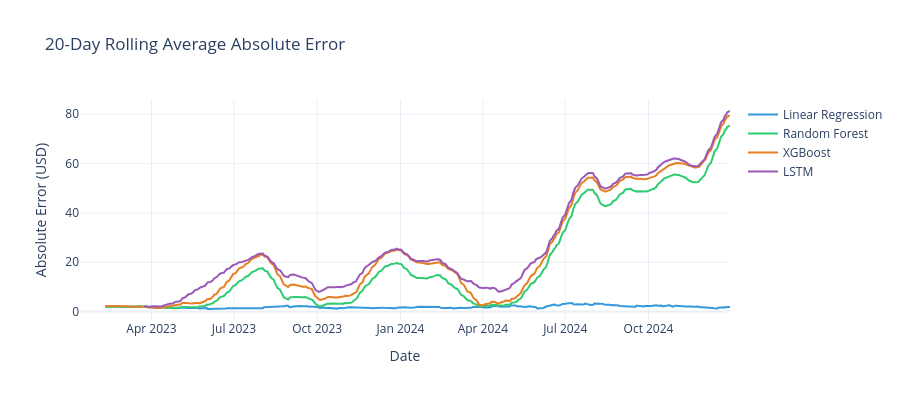

The notebook cell saved with this chart:
### Markdown cell above
## 4.5 Prediction Error Over Time

### Code cell
# Absolute error over time
fig = go.Figure()

for model_col, display_name in zip(model_names, display_names):
    if model_col in predictions.columns:
        mask = predictions[model_col].notna()
        abs_error = (predictions.loc[mask, 'Actual'] - predictions.loc[mask, model_col]).abs()
        # Rolling 20-day average for clarity
        rolling_error = abs_error.rolling(window=20).mean()
        fig.add_trace(go.Scatter(
            x=rolling_error.index, y=rolling_error,
            mode='lines', name=display_name,
            line=dict(color=colors_pred[model_col])
        ))

fig.update_layout(
    title='20-Day Rolling Average Absolute Error',
    xaxis_title='Date',
    yaxis_title='Absolute Error (USD)',
    template='plotly_white',
    height=400
)
fig.show()

### Figure 1 — Plotly figure (JSON) as saved in the notebook; plotly's stock layout.template omitted (floating-point values rounded to 4 significant figures; data arrays with more than 128 entries replaced by an {"elided": "..."} marker saying what was removed)
{"data": [{"line": {"color": "#3498db"}, "mode": "lines", "name": "Linear Regression", "type": "scatter", "x": {"elided": "494 str values"}, "y": {"elided": "494 float values"}}, {"line": {"color": "#2ecc71"}, "mode": "lines", "name": "Random Forest", "type": "scatter", "x": {"elided": "494 str values"}, "y": {"elided": "494 float values"}}, {"line": {"color": "#e67e22"}, "mode": "lines", "name": "XGBoost", "type": "scatter", "x": {"elided": "494 str values"}, "y": {"elided": "494 float values"}}, {"line": {"color": "#9b59b6"}, "mode": "lines", "name": "LSTM", "type": "scatter", "x": {"elided": "464 str values"}, "y": {"elided": "464 float values"}}], "layout": {"height": 400, "title": {"text": "20-Day Rolling Average Absolute Error"}, "xaxis": {"title": {"text": "Date"}}, "yaxis": {"title": {"text": "Absolute Error (USD)"}}}}
